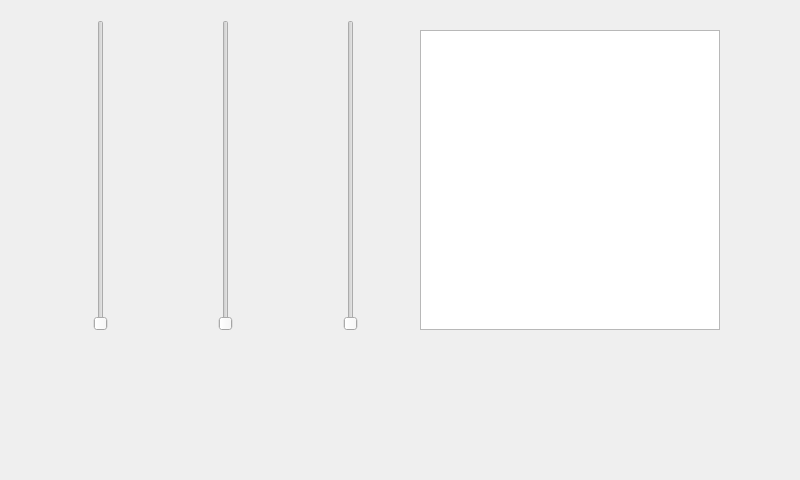
<?xml version="1.0" encoding="UTF-8"?>
<ui version="4.0">
 <class>MainWindow</class>
 <widget class="QMainWindow" name="MainWindow">
  <property name="geometry">
   <rect>
    <x>0</x>
    <y>0</y>
    <width>800</width>
    <height>480</height>
   </rect>
  </property>
  <property name="sizePolicy">
   <sizepolicy hsizetype="MinimumExpanding" vsizetype="MinimumExpanding">
    <horstretch>0</horstretch>
    <verstretch>0</verstretch>
   </sizepolicy>
  </property>
  <property name="minimumSize">
   <size>
    <width>800</width>
    <height>416</height>
   </size>
  </property>
  <property name="windowTitle">
   <string>Color Chooser</string>
  </property>
  <property name="autoFillBackground">
   <bool>true</bool>
  </property>
  <widget class="QWidget" name="centralWidget">
   <property name="sizePolicy">
    <sizepolicy hsizetype="MinimumExpanding" vsizetype="MinimumExpanding">
     <horstretch>0</horstretch>
     <verstretch>0</verstretch>
    </sizepolicy>
   </property>
   <property name="minimumSize">
    <size>
     <width>600</width>
     <height>480</height>
    </size>
   </property>
   <widget class="QSlider" name="verticalSlider">
    <property name="geometry">
     <rect>
      <x>300</x>
      <y>20</y>
      <width>101</width>
      <height>311</height>
     </rect>
    </property>
    <property name="sizePolicy">
     <sizepolicy hsizetype="Expanding" vsizetype="Expanding">
      <horstretch>0</horstretch>
      <verstretch>0</verstretch>
     </sizepolicy>
    </property>
    <property name="maximum">
     <number>255</number>
    </property>
    <property name="orientation">
     <enum>Qt::Vertical</enum>
    </property>
   </widget>
   <widget class="QSlider" name="verticalSlider_2">
    <property name="geometry">
     <rect>
      <x>50</x>
      <y>20</y>
      <width>101</width>
      <height>311</height>
     </rect>
    </property>
    <property name="sizePolicy">
     <sizepolicy hsizetype="Expanding" vsizetype="Expanding">
      <horstretch>0</horstretch>
      <verstretch>0</verstretch>
     </sizepolicy>
    </property>
    <property name="maximum">
     <number>255</number>
    </property>
    <property name="orientation">
     <enum>Qt::Vertical</enum>
    </property>
   </widget>
   <widget class="QSlider" name="verticalSlider_3">
    <property name="geometry">
     <rect>
      <x>170</x>
      <y>20</y>
      <width>111</width>
      <height>311</height>
     </rect>
    </property>
    <property name="sizePolicy">
     <sizepolicy hsizetype="Expanding" vsizetype="Expanding">
      <horstretch>0</horstretch>
      <verstretch>0</verstretch>
     </sizepolicy>
    </property>
    <property name="maximum">
     <number>255</number>
    </property>
    <property name="orientation">
     <enum>Qt::Vertical</enum>
    </property>
   </widget>
   <widget class="QTextEdit" name="textEdit">
    <property name="geometry">
     <rect>
      <x>420</x>
      <y>30</y>
      <width>300</width>
      <height>300</height>
     </rect>
    </property>
    <property name="sizePolicy">
     <sizepolicy hsizetype="MinimumExpanding" vsizetype="MinimumExpanding">
      <horstretch>0</horstretch>
      <verstretch>0</verstretch>
     </sizepolicy>
    </property>
    <property name="minimumSize">
     <size>
      <width>300</width>
      <height>300</height>
     </size>
    </property>
   </widget>
  </widget>
 </widget>
 <layoutdefault spacing="6" margin="11"/>
 <resources/>
 <connections/>
</ui>
